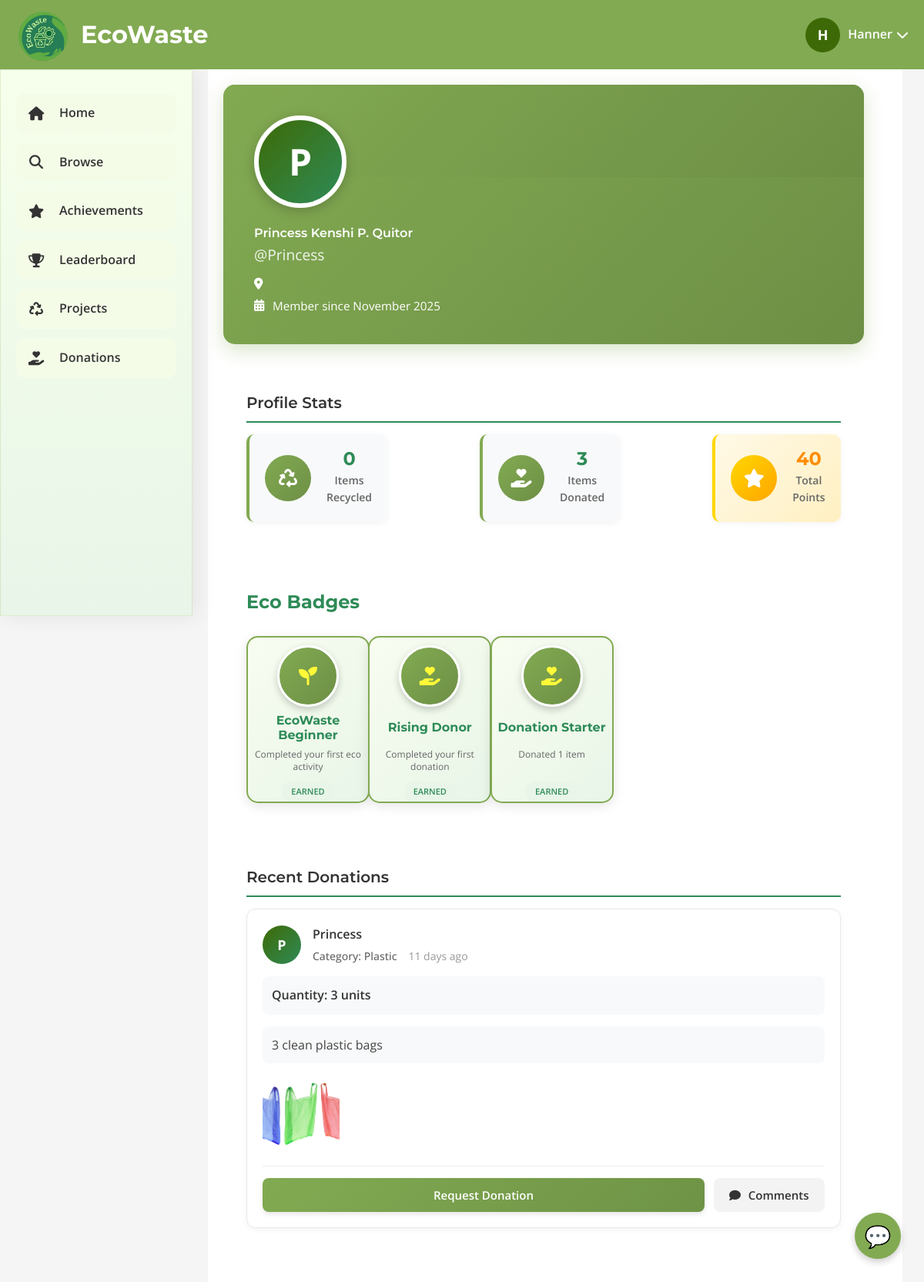
The app's page /profile_view.php?user_id=18 (signed in), older data.
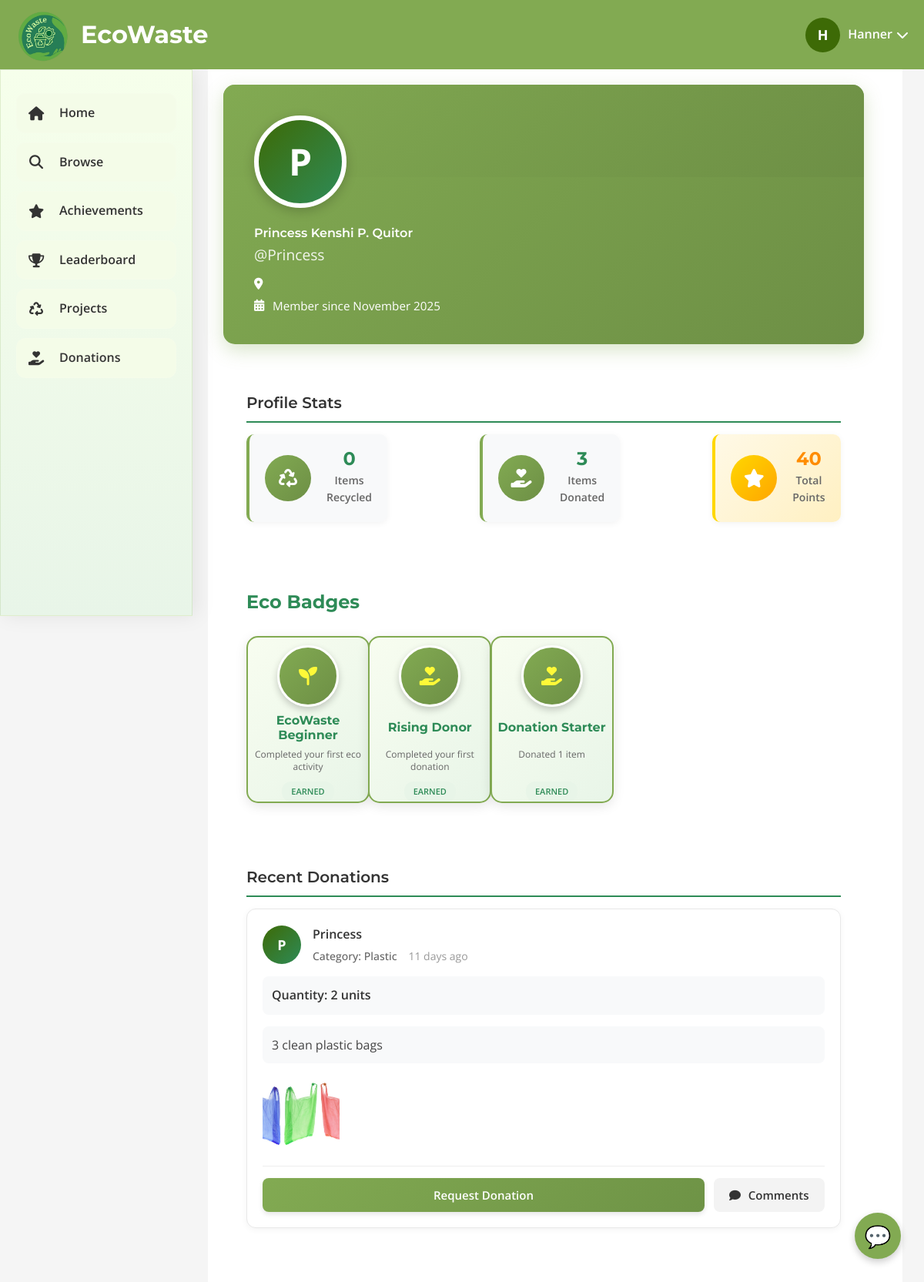
The same page, newer data.
### tables this page shows
CREATE TABLE `donations` (
  `donation_id` int(11) NOT NULL,
  `donor_id` int(11) NOT NULL,
  `item_name` varchar(255) NOT NULL,
  `category` varchar(100) DEFAULT NULL,
  `subcategory` varchar(255) DEFAULT NULL,
  `quantity` int(11) NOT NULL,
  `total_quantity` int(11) NOT NULL,
  `status` varchar(50) DEFAULT 'Available',
  `donated_at` datetime DEFAULT current_timestamp(),
  `claimed_by_name` varchar(255) DEFAULT NULL,
  `project_name` varchar(255) DEFAULT NULL,
  `delivered_at` datetime DEFAULT NULL,
  `requested_by` int(11) DEFAULT NULL,
  `requested_at` datetime DEFAULT NULL,
  `receiver_id` int(11) DEFAULT NULL,
  `received_at` datetime DEFAULT NULL,
  `donor_name` varchar(255) DEFAULT NULL,
  `image_path` varchar(255) DEFAULT NULL,
  `description` text DEFAULT NULL
);

CREATE TABLE `users` (
  `user_id` int(11) NOT NULL,
  `google_id` varchar(255) DEFAULT NULL,
  `email` varchar(100) NOT NULL,
  `password_hash` varchar(255) NOT NULL,
  `first_name` varchar(50) NOT NULL,
  `middle_name` varchar(50) DEFAULT NULL,
  `last_name` varchar(50) NOT NULL,
  `avatar` varchar(500) DEFAULT NULL,
  `contact_number` varchar(20) NOT NULL,
  `address` text NOT NULL,
  `city` varchar(50) NOT NULL,
  `zip_code` varchar(20) NOT NULL,
  `created_at` timestamp NOT NULL DEFAULT current_timestamp(),
  `points` int(11) DEFAULT 0,
  `verification_code` varchar(10) DEFAULT NULL,
  `verified` tinyint(1) DEFAULT 0,
  `remember_token` varchar(255) DEFAULT NULL,
  `token_expiry` datetime DEFAULT NULL,
  `is_verified` tinyint(1) DEFAULT 0,
  `verification_token` varchar(100) DEFAULT NULL
);

### profile_view.php (the view, shortened to what the changed rows need)
<?php
$viewed_user_id = isset($_GET['user_id']) ? (int)$_GET['user_id'] : 0;
$conn = getDBConnection();
$stmt = $conn->prepare("SELECT * FROM users WHERE user_id = ?");
$stmt->bind_param("i", $viewed_user_id);
$stmt->execute();
$viewed_user = $stmt->get_result()->fetch_assoc();
$viewed_user_donations = [];
$result = $conn->query("SELECT * FROM donations WHERE donor_id = $viewed_user_id ORDER BY donated_at DESC LIMIT 10");
while ($row = $result->fetch_assoc()) $viewed_user_donations[] = $row;
function getTimeAgo($timestamp) {
    $currentTime = time();
    $timeDiff = $currentTime - strtotime($timestamp);
    if ($timeDiff < 60) {
        return 'just now';
    } elseif ($timeDiff < 3600) {
        $minutes = floor($timeDiff / 60);
        return $minutes . ' min ago';
    } elseif ($timeDiff < 86400) {
        $hours = floor($timeDiff / 3600);
        return $hours . ' hour' . ($hours > 1 ? 's' : '') . ' ago';
    } elseif ($timeDiff < 2592000) {
        $days = floor($timeDiff / 86400);
        return $days . ' day' . ($days > 1 ? 's' : '') . ' ago';
    } else {
        return date('M d, Y', strtotime($timestamp));
    }
}
?>
<!DOCTYPE html>
<html lang="en">
<head>
    <link rel="stylesheet" href="assets/css/profile_view.css">
    <link rel="stylesheet" href="https://cdnjs.cloudflare.com/ajax/libs/font-awesome/6.4.0/css/all.min.css">
</head>
<body>
    <header>
        <div class="logo-container">
            <h1>EcoWaste</h1>
        </div>
    </header>
    <div class="container">
        <main class="main-content">
            <div class="combined-layout">
                <div class="main-content-column">
                    <div class="profile-header">
                        <div class="profile-info">
                            <h1 class="profile-name"><?= htmlspecialchars(($viewed_user['first_name'] ?? 'User') . ' ' . ($viewed_user['last_name'] ?? '')) ?></h1>
                        </div>
                    </div>
                    <div class="profile-section">
                        <h2 class="section-title">Profile Stats</h2>
                    </div>
                    <div class="profile-section">
                        <div class="badges-section-header">
                            <h2 class="badges-section-title">Eco Badges</h2>
                        </div>
                    </div>
                    <div class="profile-section">
                        <h2 class="section-title">Recent Donations</h2>
                        <?php if (count($viewed_user_donations) === 0): ?>
                            <div class="no-content">No donations yet. Start making donations to help the environment!</div>
                        <?php else: ?>
                            <?php foreach ($viewed_user_donations as $donation): ?>
                            <div class="donation-post">
                                <div class="donation-user-header">
                                    <div class="user-avatar">
                                        <?= strtoupper(substr(htmlspecialchars($viewed_user['first_name'] ?? 'U'), 0, 1)) ?>
                                    </div>
                                    <div class="user-info">
                                        <div class="user-name">
                                            <a href="profile_view.php?user_id=<?= $viewed_user['user_id'] ?>" class="profile-link">
                                                <?= htmlspecialchars($viewed_user['first_name'] ?? 'User') ?>
                                            </a>
                                        </div>
                                        <div class="donation-meta">
                                            <span class="category">Category: <?= htmlspecialchars($donation['category'] ?? 'Unknown') ?></span>
                                            <span class="time-ago">
                                                <?php
                                                    if (!empty($donation['donated_at'])) {
                                                        echo getTimeAgo($donation['donated_at']);
                                                    } else {
                                                        echo 'Unknown time';
                                                    }
                                                ?>
                                            </span>
                                        </div>
                                    </div>
                                </div>
                                <div class="quantity-info">
                                    <div class="quantity-label">Quantity: <?= htmlspecialchars($donation['quantity'] ?? 0) ?> units</div>
                                </div>
                                <?php if (!empty($donation['description'])): ?>
                                <div class="donation-description">
                                    <p><?= nl2br(htmlspecialchars($donation['description'])) ?></p>
                                </div>
                                <?php endif; ?>
                                <?php if (!empty($donation['image_path'])): ?>
                                    <?php
                                    $images = json_decode($donation['image_path'], true);
                                    if (is_array($images) && !empty($images)): ?>
                                        <div class="donation-images">
                                            <?php foreach ($images as $image): ?>
                                                <img src="<?= htmlspecialchars($image) ?>" alt="<?= htmlspecialchars($donation['item_name'] ?? 'Donation') ?>" class="donation-image" onclick="openPhotoZoom('<?= htmlspecialchars($image) ?>')">
                                            <?php endforeach; ?>
                                        </div>
                                    <?php endif; ?>
                                <?php endif; ?>
                                <div class="donation-actions">
                                    <?php if ($donation['donor_id'] == $_SESSION['user_id']): ?>
                                        <button class="comment-btn" data-donation-id="<?= (int)$donation['donation_id'] ?>">
                                            <i class="fas fa-comment"></i> Comments
                                        </button>
                                    <?php else: ?>
                                        <button class="request-btn"
                                                data-donation-id="<?= (int)$donation['donation_id'] ?>"
                                                data-available="<?= (int)$donation['quantity'] ?>"
                                                data-total="<?= (int)$donation['total_quantity'] ?>">
                                            Request Donation
                                        </button>
                                        <button class="comment-btn" data-donation-id="<?= (int)$donation['donation_id'] ?>">
                                            <i class="fas fa-comment"></i> Comments
                                        </button>
                                    <?php endif; ?>
                                </div>
                            </div>
                            <?php endforeach; ?>
                        <?php endif; ?>
                    </div>
                </div>
            </div>
        </main>
    </div>
</body>
</html>

Row changes from the older to the newer data that the page shows:
changed donations "3 clean plastic bags": quantity "3" → "2"
